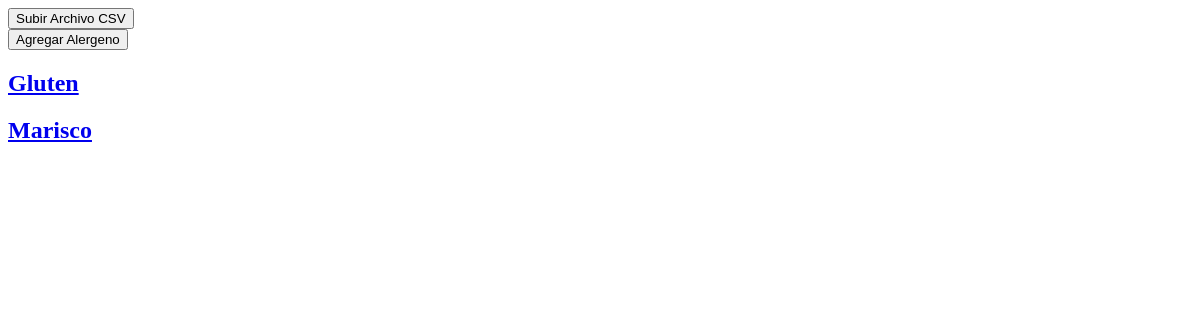
The app's page /alergenos/, older data.
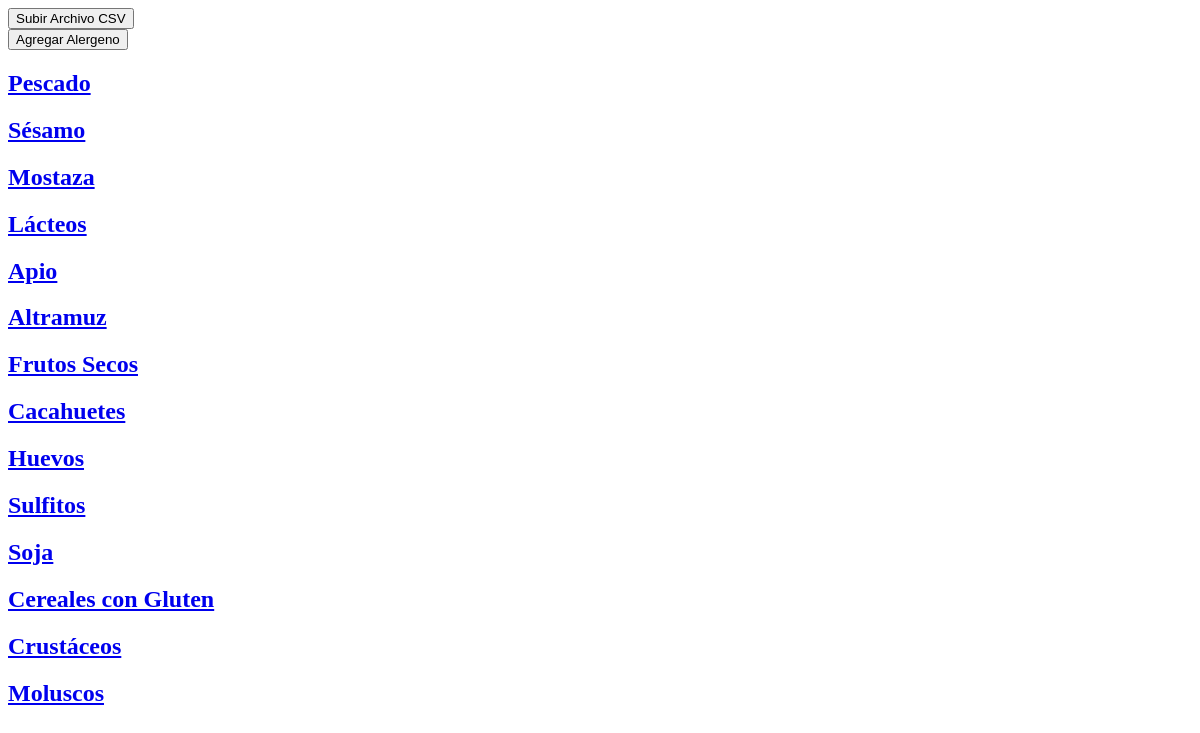
The same page, newer data.
### alergenos/models.py (models this page shows, shortened)
class Alergeno(models.Model):
    alergeno = models.CharField(max_length=25, unique=True)
    class Meta:
        verbose_name_plural = "Alergenos"

### alergenos/views.py (the view)
class AlergenoListView(ListView):
    model = Alergeno
    queryset = Alergeno.objects.all()

### alergenos/templates/alergenos/alergeno_list.html
{% block upload_csv %}
    <article>
        <a href="{% url 'alergeno-csv' %}"><button>Subir Archivo CSV</button></a>
    </article>
{% endblock %}
{% block content %}
    <article>
        <a href="{% url 'alergeno-create' %}"><button>Agregar Alergeno</button></a>
    </article>
    {% for alergeno in alergeno_list %}
        <article>
            <h2>
                <a href="{% url 'alergeno-detail' alergeno.id %}">
                    {{ alergeno.alergeno }}
                </a>
            </h2>
        </article>
    {% endfor %}
{% endblock %}

Row changes from the older to the newer data that the page shows:
changed Alergeno: alergeno "Gluten" → "Pescado"
changed Alergeno: alergeno "Marisco" → "Sésamo"
added Alergeno: alergeno "Mostaza"
added Alergeno: alergeno "Lácteos"
added Alergeno: alergeno "Apio"
added Alergeno: alergeno "Altramuz"
added Alergeno: alergeno "Frutos Secos"
added Alergeno: alergeno "Cacahuetes"
added Alergeno: alergeno "Huevos"
added Alergeno: alergeno "Sulfitos"
added Alergeno: alergeno "Soja"
added Alergeno: alergeno "Cereales con Gluten"
added Alergeno: alergeno "Crustáceos"
added Alergeno: alergeno "Moluscos"
